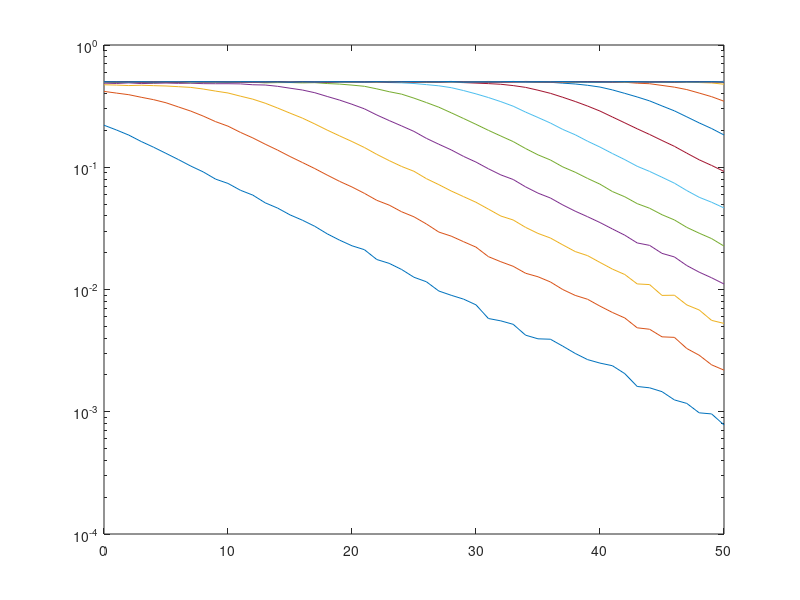

MATLAB code to generate this figure: (Note: this script raises an error after producing the figure.)
%Imperfect SIC
clc
clear 
%close all
M =15;     %- Numero total de usuarios
aux_a = (2)*((1/4).^(0:M-1));%coeficientes de canal
a = aux_a/sum(aux_a); %- coeficienes Normalizados
P = 1;
alpha = sqrt(a*P);
alphasum=0:40;
SNRdB = 0:50;
SNR = 10.^(SNRdB/10);
NS = 1e5;   %- Numero de simulaciones
%% Simulacion   %- Numero de simulaciones
xi = rand(NS,M)>0.5;
XTt = 2*xi-1;
XT = alpha.*XTt;
% xxhat=zeros(length(SNR),M);
YT = sum(XT,2);
PNoise = (P)./SNR;
for i = 1:length(SNR)
    XHAT = zeros(NS,1);
    for k = 1:M
        N = wgn(NS,1,10*log10(PNoise(i)));
        RT = YT+N-sum(XHAT,2);
        xhat = RT>0;
%         xxhat(:,k)=2*xhat-1;%alt
        XHAT(:,k) = alpha(k)*(2*xhat-1);
        EM(i).N(:,k) = sum(XHAT(:,1:k) - XT(:,1:k),2);
        BER(i,k) = biterr(xi(:,k),xhat)/NS;
    end
%     media(i,:)=mean(xxhat);%alt
end
%% Probabilidades de error 
figure()
semilogy(SNRdB,BER)
%% Histogramas
clc
% for I=1:M%para recorrer los usuarios
a=0;
N = 11;%SNR
I = 13;%User
% histogram(EM(N).N(:,I),100)
var(EM(N).N(:,I))%% VAR theo

al=0;
for l=1:I-1
   al=(alpha(l)^2)*BER(N,l)+al;
end
4*al
disp('------------------')
%% Means
%mean of x
mean(XTt)
%mean of x hat
mean(media)
%% 2nd term
clc;
NS = 1e5;   %- Numero de simulaciones
xi = rand(NS,M)>0.5;
XTt = 2*xi-1;
XT = alpha.*XTt;
% xxhat=zeros(length(SNR),M);
YT = sum(XT,2);
PNoise = (P)./SNR;
i=15;%snr position
m=10;%m-th user
XHAT = zeros(NS,1);
for k = 1:M
    N = wgn(NS,1,10*log10(PNoise(i)));
    RT = YT+N-sum(XHAT,2);
    xhat = RT>0;
    xxhat(:,k)=2*xhat-1;
    XHAT(:,k) = alpha(k)*(2*xhat-1);
    EM(i).N(:,k) = sum(XHAT(:,1:k) - XT(:,1:k),2);
    BER(i,k) = biterr(xi(:,k),xhat)/NS;
end
all=0;
for t=1:m-1
    for j=1:m-1
        al=alpha(t)*alpha(j).*xxhat(:,t).*xxhat(:,j);
        all=all+al;
    end
end
g=mean(all);
alfa=0;
for e=1:m-1
   alfa=alpha(e)^2+alfa;
end
fprintf('2nd term is %d \nsum alfa is %d\n',g,alfa)
%% 3rd term
clc;
NS = 1e5;   %- Numero de simulaciones
xi = rand(NS,M)>0.5;
XTt = 2*xi-1;
XT = alpha.*XTt;
% xxhat=zeros(length(SNR),M);
YT = sum(XT,2);
PNoise = (P)./SNR;
i=45;%snr position
m=6;%m-th user
XHAT = zeros(NS,1);
for k = 1:M
    N = wgn(NS,1,10*log10(PNoise(i)));
    RT = YT+N-sum(XHAT,2);
    xhat = RT>0;
    xxhat(:,k)=2*xhat-1;
    XHAT(:,k) = alpha(k)*(2*xhat-1);
    EM(i).N(:,k) = sum(XHAT(:,1:k) - XT(:,1:k),2);
    BER(i,k) = biterr(xi(:,k),xhat)/NS;
end
all=0;
for t=1:m-1
    for j=1:m-1
        al=alpha(t)*alpha(j).*XTt(:,t).*xxhat(:,j);
        all=all+al;
    end
end
g=mean(all);
alfa=0;
for e=1:m-1
   alfa=alpha(e)^2+alfa;
end
fprintf('3nd term is %d \nsum alfa is %d\n',g,alfa)
%% 4rd term
clc;
NS = 1e5;   %- Numero de simulaciones
xi = rand(NS,M)>0.5;
XTt = 2*xi-1;
XT = alpha.*XTt;
% xxhat=zeros(length(SNR),M);
YT = sum(XT,2);
PNoise = (P)./SNR;
i=30;%snr position
m=6;%m-th user
XHAT = zeros(NS,1);
for k = 1:M
    N = wgn(NS,1,10*log10(PNoise(i)));
    RT = YT+N-sum(XHAT,2);
    xhat = RT>0;
    xxhat(:,k)=2*xhat-1;
    XHAT(:,k) = alpha(k)*(2*xhat-1);
    EM(i).N(:,k) = sum(XHAT(:,1:k) - XT(:,1:k),2);
    BER(i,k) = biterr(xi(:,k),xhat)/NS;
end
all=0;
for t=1:m-1
    for j=1:m-1
        al=alpha(t)*alpha(j).*xxhat(:,j).*XTt(:,t);
        all=all+al;
    end
end
g=mean(all);
alfa=0;
for e=1:m-1
   alfa=alpha(e)^2+alfa;
end
fprintf('4th term is %d \nsum alfa is %d\n',g,alfa)
